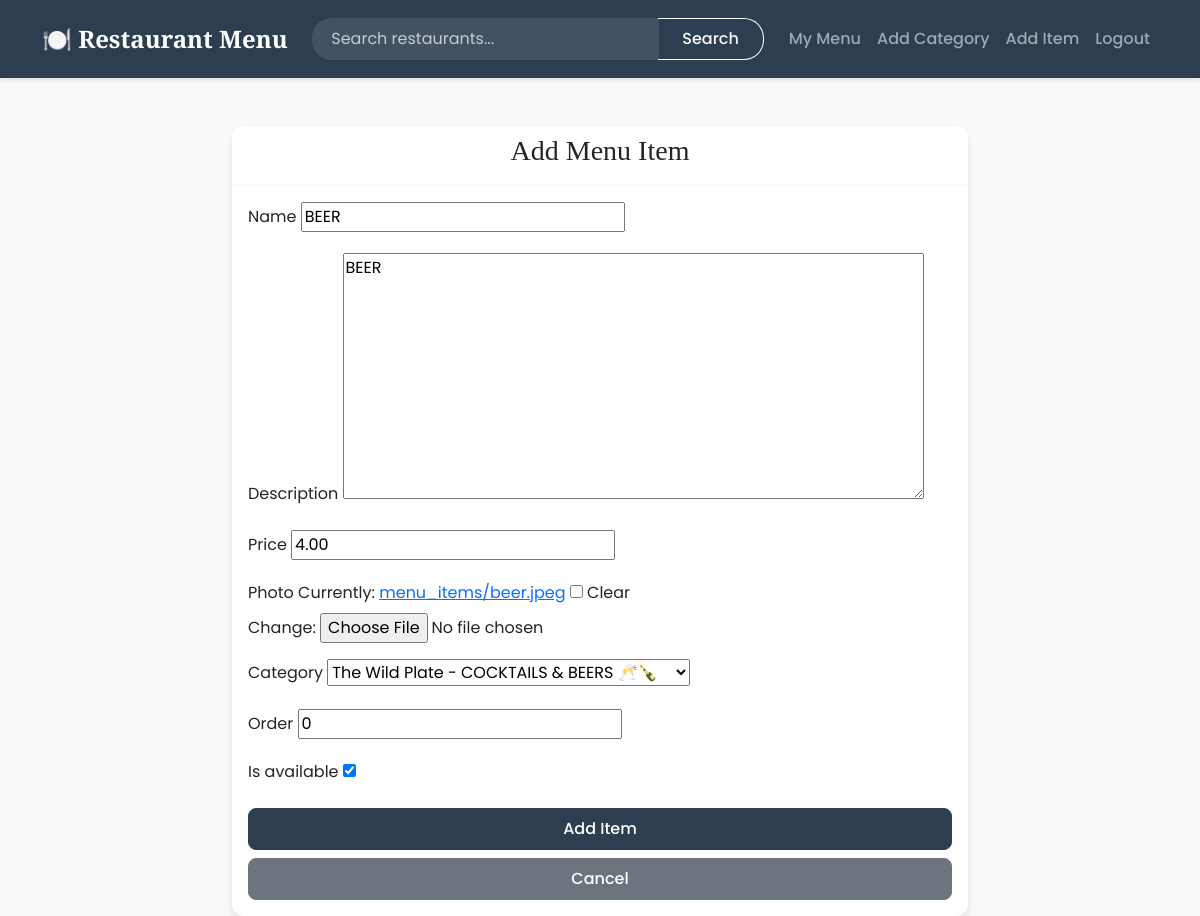
Screenshot of /item/6/edit/ (signed in) with the database file from the repository.
### menu/models.py (models this page shows, shortened)
class MenuItem(models.Model):
    category = models.ForeignKey(MenuCategory, on_delete=models.CASCADE, related_name='items')
    name = models.CharField(max_length=200)
    description = models.TextField()
    price = models.DecimalField(max_digits=10, decimal_places=2)
    photo = models.ImageField(upload_to='menu_items/', blank=True, null=True)
    order = models.IntegerField(default=0)
    is_available = models.BooleanField(default=True)
    class Meta:
        ordering = ['order', 'name']

### menu/views.py (the view, shortened to what this page needs)
# urls.py: path('item/<int:pk>/edit/', views.MenuItemUpdateView.as_view(), name='edit_item'),
class MenuItemUpdateView(LoginRequiredMixin, UserPassesTestMixin, UpdateView):
    model = MenuItem
    fields = ['name', 'description', 'price', 'photo', 'category', 'order', 'is_available']
    template_name = 'menu/item_form.html'
    def test_func(self):
        item = self.get_object()
        return item.category.restaurant == self.request.user
    def get_form(self, form_class=None):
        form = super().get_form(form_class)
        form.fields['category'].queryset = MenuCategory.objects.filter(restaurant=self.request.user)
        return form

### menu/models.py (called while the page is built)
    def __str__(self):
        return f"{self.restaurant.name} - {self.name}"

### menu/templatetags/menu_extras.py (called while the page is built)
@register.filter(name='addclass')
def addclass(field, css_class):
    if isinstance(field, SafeString):
        return field
    return field.as_widget(attrs={'class': css_class})

### menu/templates/menu/item_form.html (shortened to what this page needs)
{% extends "menu/base.html" %}
{% load menu_extras %}
{% block content %}
<div class="container mt-5">
    <div class="row justify-content-center">
        <div class="col-md-8">
            <div class="card">
                <div class="card-header">
                    <h3 class="text-center">Add Menu Item</h3>
                </div>
                <div class="card-body">
                    <form method="post" enctype="multipart/form-data">
                        {% for field in form %}
                        <div class="mb-3">
                            <label for="{{ field.id_for_label }}" class="form-label">{{ field.label }}</label>
                            {% if field.name == 'photo' %}
                                {{ field.as_widget|addclass:"form-control" }}
                            {% else %}
                                {{ field.as_widget|addclass:"form-control" }}
                            {% endif %}
                        </div>
                        {% endfor %}
                        <div class="d-grid gap-2">
                            <button type="submit" class="btn btn-primary">Add Item</button>
                            <a href="{% url 'menu:restaurant_menu' request.user.id %}" class="btn btn-secondary">Cancel</a>
                        </div>
                    </form>
                </div>
            </div>
        </div>
    </div>
</div>
{% endblock %}

### menu/templates/menu/base.html (style rules this page uses)
:root { --primary-color: #2c3e50; --accent-color: #e74c3c; --text-color: #2c3e50; --background-light: #f8f9fa; --card-shadow: 0 4px 6px rgba(0, 0, 0, 0.1); }
body { font-family: 'Poppins', sans-serif; color: var(--text-color); background-color: var(--background-light); }
h1, h2, h3, h4, h5, h6 { font-family: 'Playfair Display', serif; }
.card { border: none; border-radius: 12px; box-shadow: var(--card-shadow); transition: transform 0.3s ease, box-shadow 0.3s ease; background: white; }
.card-header { background: white; border-bottom: 2px solid var(--background-light); border-radius: 12px 12px 0 0 !important; }
.btn { border-radius: 8px; padding: 0.5rem 1.5rem; font-weight: 500; transition: all 0.3s ease; }
.btn-primary { background-color: var(--primary-color); border-color: var(--primary-color); }

### rows the page displays
MenuItem: name "BEER" "BEER" "4.00" "The Wild Plate - COCKTAILS & BEERS 🥂🍾" "0" "☑"

### other values shown
{{ field.label }} "Name" "Description" "Price" "Photo" "Category" "Order" "Is available"
